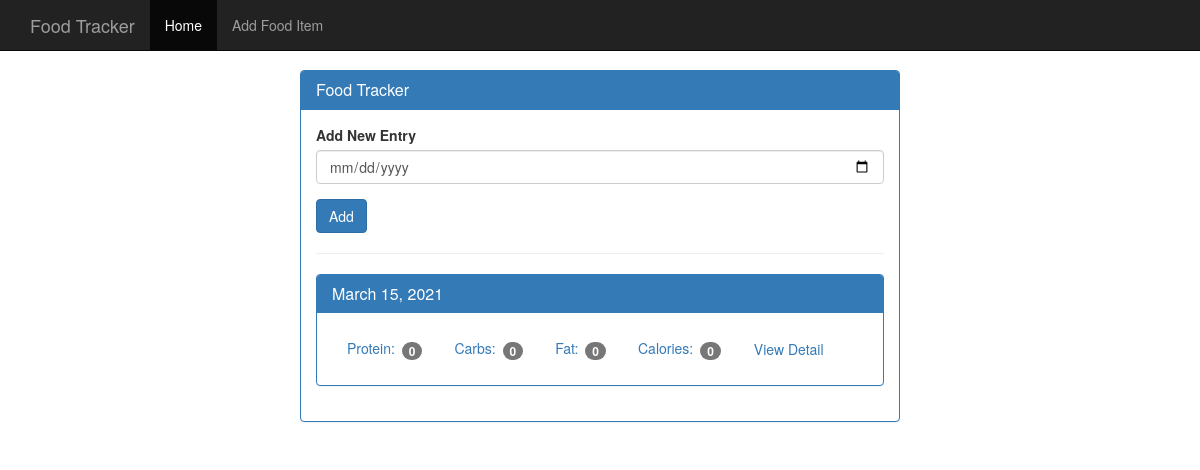
The app's page /, older data.
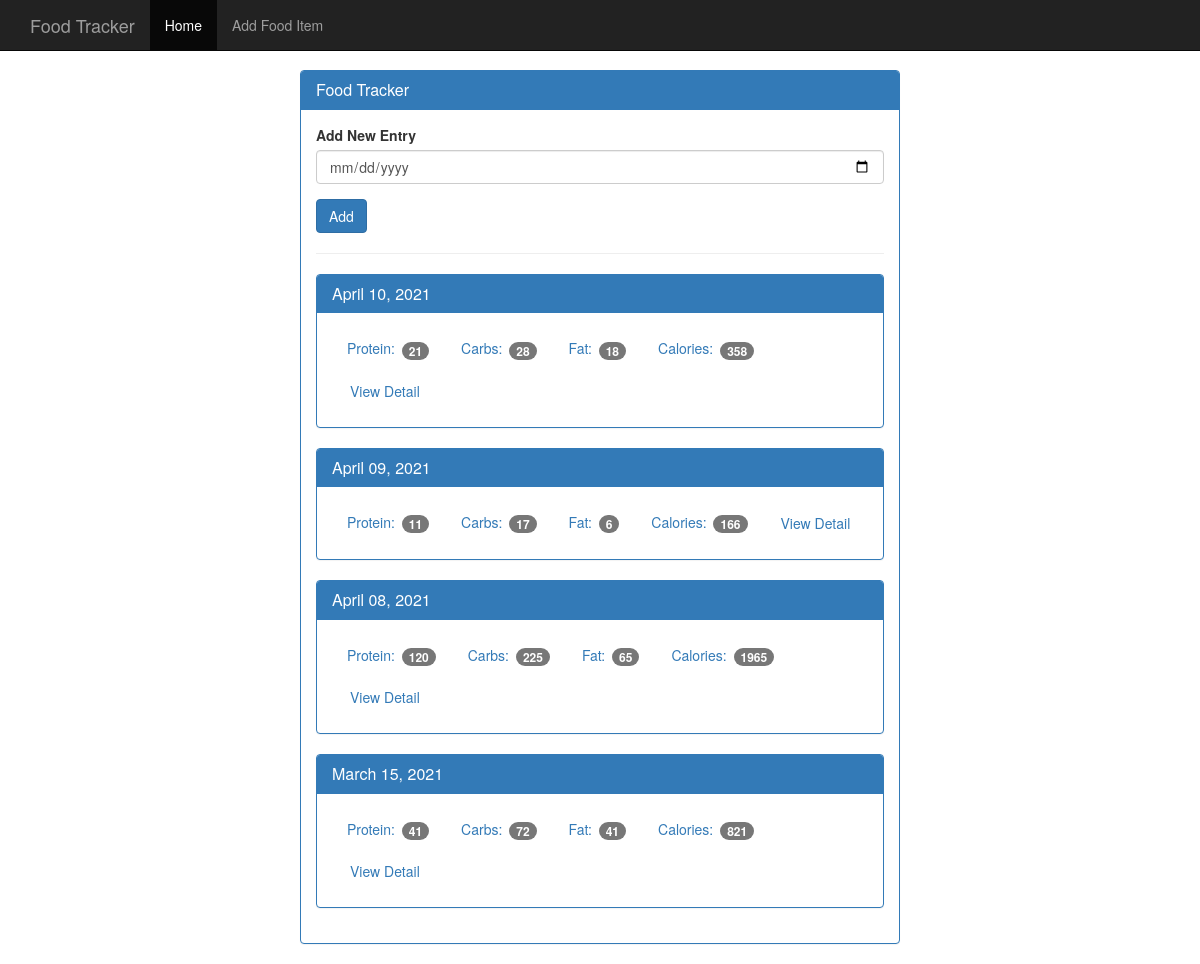
The same page, newer data.
### tables this page shows
CREATE TABLE dates (
    id         integer primary key autoincrement,
    entry_date date    not null
);

### app.py (the view)
@app.route('/', methods=['GET'])
def get_home():
    db = open_db()
    cur = db.execute('''
        select d.id date_id, d.entry_date
        ,      ifnull(sum(f.protein),0) protein
        ,      ifnull(sum(f.carbs),0) carbs
        ,      ifnull(sum(f.fat),0) fat
        ,      ifnull(sum(f.calories),0) calories
        from   dates             d
        left   join daily_intake i on i.date_id = d.id
        left   join foods        f on f.id = i.food_id
        group  by d.id
        order  by d.entry_date desc
        ''')
    raw_results = cur.fetchall()
    db.close()
    results = []
    for i in raw_results:
        db_date = datetime.strptime(str(i['entry_date']), '%Y%m%d')
        ft_date = datetime.strftime(db_date, '%B %d, %Y')
        result = {}
        result['date_id'] = i['date_id']
        result['entry_date'] = i['entry_date']
        result['formatted_date'] = ft_date
        result['protein'] = i['protein']
        result['carbs'] = i['carbs']
        result['fat'] = i['fat']
        result['calories'] = i['calories']
        results.append(result)
    return render_template('home.html', results=results)

### database.py (called while the page is built)
def connect_db():
    sql = sqlite3.connect('/home/mmlcasag/python/food_tracker/database/food_tracker.db')
    sql.row_factory = sqlite3.Row
    return sql

def open_db():
    if not hasattr(g, 'sqlite3_db'):
        g.sqlite3_db = connect_db()
    return g.sqlite3_db

### templates/home.html
{% extends 'base.html' %}
{% block body %}
<nav class="navbar navbar-inverse navbar-fixed-top">
  <div class="container">
    <div class="navbar-header">
      <a class="navbar-brand" href="{{ url_for('get_home') }}">Food Tracker</a>
    </div>
    <div id="navbar" class="navbar-collapse collapse">
      <ul class="nav navbar-nav">
        <li class="active"  ><a href="{{ url_for('get_home') }}">Home</a></li>
        <li><a href="{{ url_for('get_add_food') }}">Add Food Item</a></li>
      </ul>
    </div>
  </div>
</nav>
<div class="container theme-showcase col-sm-6 col-sm-offset-3" role="main">
  <div class="row">
    <div>
      <div class="panel panel-primary">
        <div class="panel-heading">
          <h3 class="panel-title">Food Tracker</h3>
        </div>
        <div class="panel-body">
          <form method="POST" action="{{ url_for('post_home') }}">
            <div class="form-group">
              <label for="date">Add New Entry</label>
              <input type="date" class="form-control" id="date" name="date">
            </div>
            <button type="submit" class="btn btn-primary">Add</button>
          </form>
          <hr />
          {% for result in results %}
            <div class="panel panel-primary">
              <div class="panel-heading">
                <h3 class="panel-title">{{ result.formatted_date }}</h3>
              </div>
              <div class="panel-body">
                <ul class="nav nav-pills" role="tablist">
                  <li><a>Protein: <span class="badge">{{ result.protein }}</span></a></li>
                  <li><a>Carbs: <span class="badge">{{ result.carbs }}</span></a></li>
                  <li><a>Fat: <span class="badge">{{ result.fat }}</span></a></li>
                  <li><a>Calories: <span class="badge">{{ result.calories }}</span></a></li>
                  <li><a href="{{ url_for('get_day', date_id=result.date_id) }}" type="button" class="btn btn-link">View Detail</a></li>
                </ul>
              </div>
            </div>
          {% endfor %}
        </div>
      </div>
    </div>
  </div>
</div>
{% endblock %}

Row changes from the older to the newer data that the page shows:
added dates: formatted_date "April 10, 2021", protein "21", carbs "28", fat "18", calories "358"
added dates: formatted_date "April 09, 2021", protein "11", carbs "17", fat "6", calories "166"
added dates: formatted_date "April 08, 2021", protein "120", carbs "225", fat "65", calories "1965"
computed for dates (number 4 of 4 on the later page): protein "0" → "41"; carbs "0" → "72"; fat "0" → "41"; calories "0" → "821"
